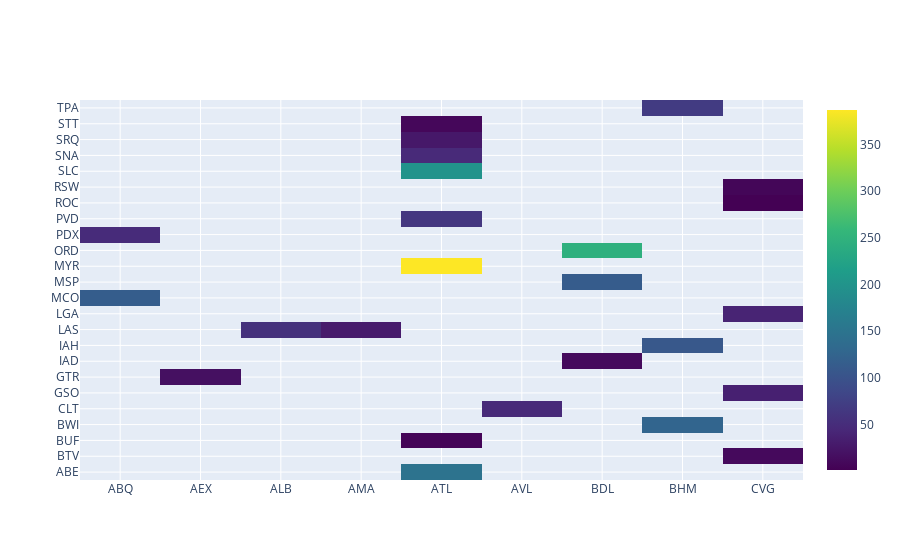

Source (notebook cell):
### Markdown cell above
# Auto chart detection example: heatmap

### Code cell
# note: We use Image to display image in Github.
# For regular usage, you can use .chart() and the result will be displayed in the notebook.
flights_sm.query(
    dimensions=["destination", "origin"], measures=["flight_count"], limit=25
).chart_plotly()

### Figure 1 — Plotly figure (JSON) as saved in the notebook; plotly's stock layout.template omitted (floating-point values rounded to 4 significant figures; data arrays with more than 128 entries replaced by an {"elided": "..."} marker saying what was removed)
{"data": [{"colorscale": [[0, "#440154"], [0.1111, "#482878"], [0.2222, "#3e4989"], [0.3333, "#31688e"], [0.4444, "#26828e"], [0.5556, "#1f9e89"], [0.6667, "#35b779"], [0.7778, "#6ece58"], [0.8889, "#b5de2b"], [1, "#fde725"]], "hoverongaps": false, "type": "heatmap", "x": ["ABQ", "AEX", "ALB", "AMA", "ATL", "AVL", "BDL", "BHM", "CVG"], "y": ["ABE", "BTV", "BUF", "BWI", "CLT", "GSO", "GTR", "IAD", "IAH", "LAS", "LGA", "MCO", "MSP", "MYR", "ORD", "PDX", "PVD", "ROC", "RSW", "SLC", "SNA", "SRQ", "STT", "TPA"], "z": {"elided": "24x9 float values"}}], "layout": {}}
